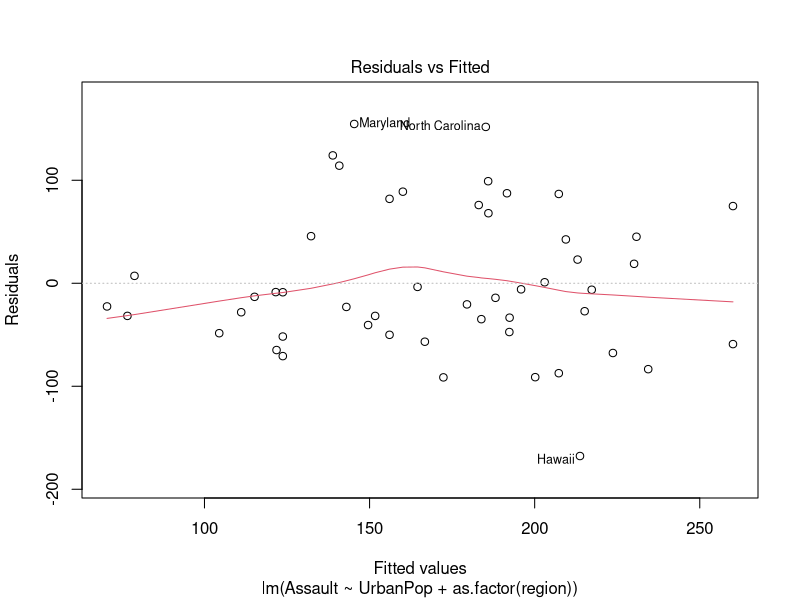
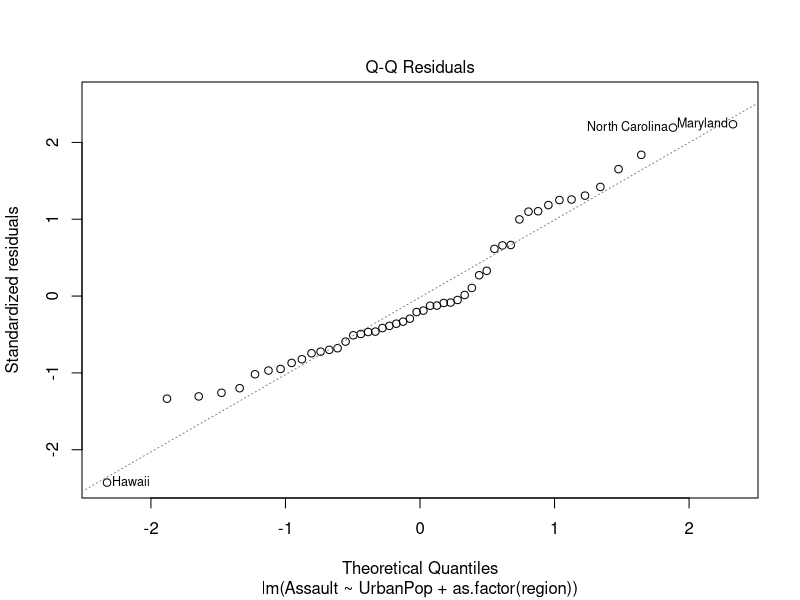
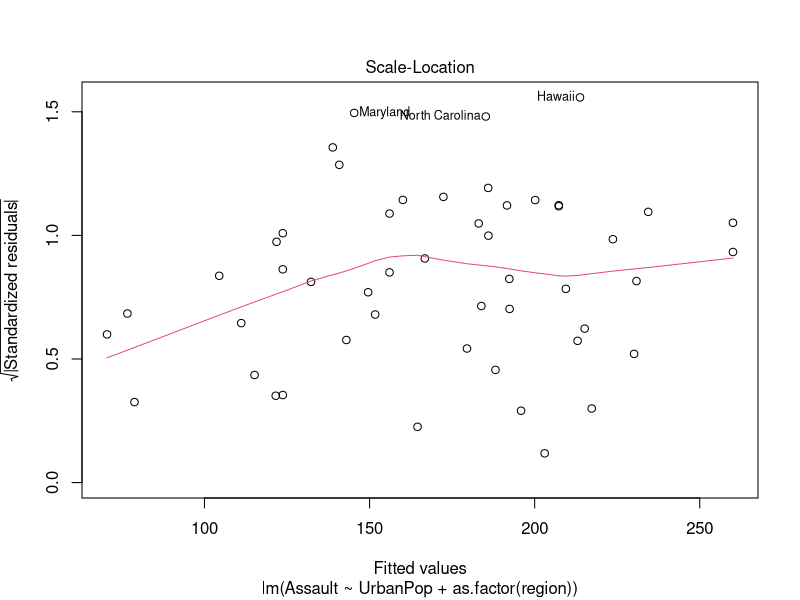
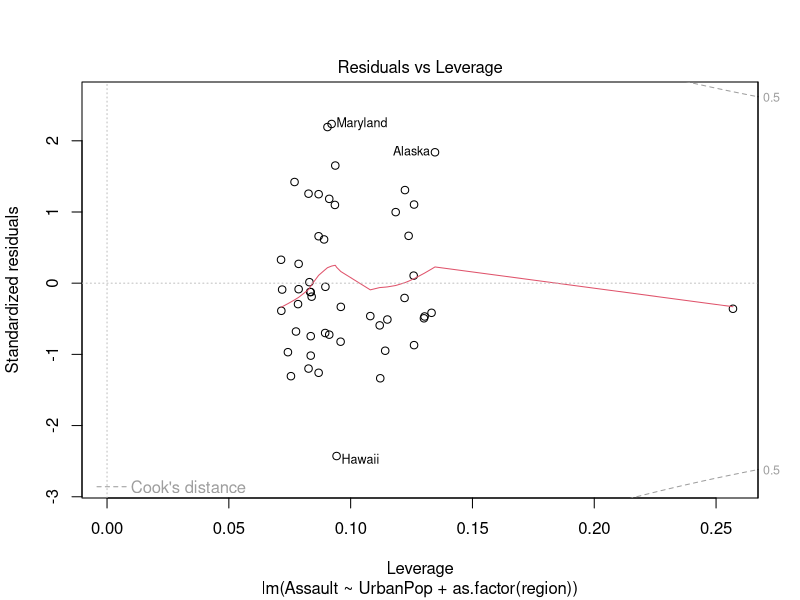

Reproduce these figures in R, in order.
# Title: Crime in the US in 1973 by Region
# Purpose: Block 1 Practical - Handling data in Base R
# Authors: Henrique Sposito & Livio Silva-Muller
# Date: September 2022

###### Important tips: #########################################################
###### The ´´ "delimits" code.
###### That is, commands you can/should run in your console.
###### Please remember to run the code without ´´ though...
######
###### The "::" specifies the package and, therefore, can be used to:
###### 1- specify the package function without loading the whole package
###### 2- browse through the package functions and data interactively
###### For more info: ´?'::'´
######
###### If at any time you cannot find help locally with "?" before
###### package or function, please try with "??" before package name or function.
###### "?" searches documentation, "??" search the help system.
###### want to find more about the difference? Run: ´?'?'´ and ´?'??'´.

# Did you know that base R has several datasets included in it and ready to use?
data()
# Let's get one dataset:
data("USArrests")
# another way of doing this is calling the datasets package
# (from base so) no need to download anything!
# Yes, base R also has packages...
# They are all loaded when you open R as some are very important!
# To see the base packages installed and automatically loaded run:
# ´installed.packages(priority="base")´

# Something loaded, but this format seems weird... no worries here.
View(USArrests)
# What if we want a simple data summary?
summary(USArrests)
# What if we want to see a row, or a column in the data?
# We can use brackets []. 
USArrests[1] # for the first variable
USArrests[,1] # for values in the second column
USArrests[1,1] # for value in the first row in the first column
USArrests[1,] # for values the first row but all columns
USArrests[50,] # for values the last row but all columns

# But what does all that data even mean?
?"USArrests"
# Ok, so the data is from 1973.
# And some variables in numeric form, per 100000, and others in percent...
# How about we add this information in the dataset?
# We can use the "$" operator access variables in a dataframe.
USArrests$Murder
# Or, if we assign, we can use it to create or modify existing variables.
USArrests$date <- "1973" # adds an year variable
summary(USArrests)
# What if we want our dates to be numeric or, even better, date class?
USArrests$date <- as.numeric(USArrests$date)
class(USArrests$date) # numeric class, what are the implications?
USArrests$date[1] + USArrests$date[2] # We could add first date to second date...
# But should we really add dates this way? Better to tell R these are dates!
USArrests$date <- as.Date(USArrests$date) # ERROR
# Can you guess why we cannot transform the date variable we have to Date class?
# It expects an 8 digits date, we could completing dates arbitraryly ...
USArrests$date_arbitrary <- as.Date(paste0(USArrests$date, "-01-01"))
class(USArrests$date_arbitrary) # get's variable class

# Subset data:
# How about we reorder the data by percent of urban population?
USArrests <- USArrests[order(USArrests$UrbanPop),]
# Say we would like to see only data for states with more than 75 percent
# urban population in 1973?
subset(USArrests, UrbanPop > 75)
# Let's use ´ifelse()´ to create a dummy variable for this!
USArrests$mostly_urban <- ifelse(USArrests$UrbanPop > 75, 1, 0)
# Can we summary our new variable as factor?
summary(as.factor(USArrests$mostly_urban))

# How does crime averages differ by region?
# Say we would like to add the regions for each state to the data.
# https://www2.census.gov/geo/pdfs/maps-data/maps/reference/us_regdiv.pdf
# How can we do that?
# Well, we can use GREP!!!
USArrests$state <- rownames(USArrests) # rownames to a column
USArrests$region <- NA_character_ # crete a new variable with NAs
USArrests$region <- ifelse(grepl("Maine|New Hampshire|Vermont|Massachusetts|
|Rhode Island|Connecticut|New York|New Jersey|
                                 |Pennsylvania|Maryland|Delaware",
                                 USArrests$state), "Northeast", USArrests$region)
USArrests$region <- ifelse(grepl("Virginia|West Virginia|Kentucky|
|Tennessee|North Carolina|South Carolina|Texas|Oklahoma|
|Georgia|Florida|Alabama|Mississippi|Louisiana|Arkansas",
                                 USArrests$state), "South", USArrests$region)
USArrests$region <- ifelse(grepl("Ohio|Indiana|Illinois|Michigan|Wisconsin|
                                 |Minnesota|Iowa|Missouri|North Dakota|
                                 |South Dakota|Nebraska|Kansas",
                                 USArrests$state), "Midwest", USArrests$region)
USArrests$region <- ifelse(is.na(USArrests$region), "West", USArrests$region)
summary(as.factor(USArrests$region))
# Let's check the average urban population by region.
aggregate(USArrests$UrbanPop, list(Region = USArrests$region), mean)
# Check out ´?aggregate()´, it is a cool function!!!

# Can we create a summary table of means for each of these crimes by region?
Murder <- aggregate(USArrests$Murder, list(Region = USArrests$region), mean)
Murder
# Let's rename the x variable
names(Murder)[names(Murder) == 'x'] <- 'Mean Murder (per 100000)'
Murder
# Do the same for assault and rape
Assault <- aggregate(USArrests$Assault, list(Region = USArrests$region), mean)
colnames(Assault)[2] <- "Mean Assault (per 100000)" # An easier way to rename
Assault
Rape <- aggregate(USArrests$Rape, list(Region = USArrests$region), mean)
colnames(Rape)[2] <- "Mean Rape (per 100000)" 
Rape

# Should we try a linear regression?????
# Say we are interested only in assaults,
# what would our independent variable and our dependent variable be?
# Assaults is our independent variable (we want to explain).
# Say we think our dependent variable should be the percent of urban population.
# We theorize that assault is widespread is as across states in the US,
# but ability to physically report assault is lower for non-urban populations.
# Why would that be the case in the US 1973?
# Let's also control by region.
model <- lm(Assault ~ UrbanPop + as.factor(region), data = USArrests)
summary(model)
# Could anyone tell me what this means?
# One other useful thing:
plot(model)
